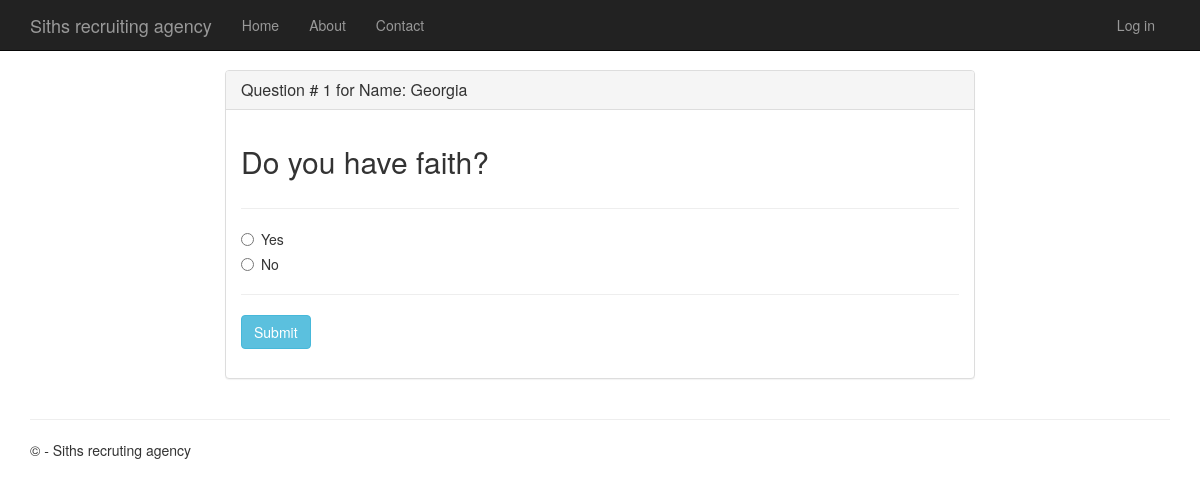
Screenshot of /quiz/6/vote/1 with the database file from the repository.
### app/models.py (models this page shows)
class Quiz(models.Model):
    question = models.TextField()
    optionYes = models.CharField(default="Yes",max_length = 30)
    optionNo = models.CharField(default="No",max_length = 30)
    optionTruequestion = models.CharField(default="Yes",max_length = 30)
    resrutesWhoPass = models.ManyToManyField(Recrutes, blank=True)
    answerTrue = models.BooleanField(blank=True, default= False)
    answerWrong = models.BooleanField(blank=True, default= False)

class Recrutes(models.Model):
    nameRecrut = models.CharField("Recrut",max_length=64)
    planetRecrute = models.ForeignKey(Planet, on_delete=models.CASCADE, related_name = "localRecrutes")
    recruteAge = models.PositiveIntegerField(default=0)
    planetRecruteEmail = models.CharField("Email",max_length=64)

### app/views.py (the view, shortened to what this page needs)
# urls.py: url(r'^quiz/(?P<Pid>\d+)/vote/(?P<id>\d+)$', app.views.vote, name='vote'),
def vote(request, Pid,id):
     question = Quiz.objects.get(pk =id);        #specific questions of quiz
     recruter = Recrutes.objects.get(pk =Pid);    #for specific recruit who taking the quiz
     return render(request,'app/vote.html', {'question': question, 'recruter': recruter});

### app/templates/app/vote.html (shortened to what this page needs)
﻿{% extends "app/layout.html" %}
{% block content %}
<div class="row">
    <div class="col-lg-8 col-lg-offset-2">
        <div class="panel panel-default">
            <div class="panel-heading">
                <h3 class="panel-title">Question # {{question.id}} for Name: {{recruter.nameRecrut}}</h3>
            </div>
            <div class="panel-body">
                <div class="row">
                    <div class="col-lg-12">
                        <h2> {{question.question }}</h2>
                    </div>
                </div>
                <div class="row">
                    <div class="col-lg-12">
                        <hr />
             <form method="post">
                            <div class="form-group">
                                <div class="radio">
                                    <label>
                                        <input type="radio" name="question" value="{{question.optionYes}}" required>
                                        {{question.optionYes}}
                                    </label>
  </div>
                                <div class="radio">
                                    <label>
                                        <input type="radio" name="question" value="{{question.optionNo}}" >
                                       {{question.optionNo}}
                                    </label>  </div>
                            </div>
                            <hr />
                            <button type="submit" class="btn btn-info">
                                Submit
                            </button>
                        </form>
                    </div>
                </div>
            </div>
        </div>
    </div>
</div>
{% endblock %}

### app/static/app/content/site.css (style rules this page uses)
body { padding-top: 50px; padding-bottom: 20px; }
input, select, textarea { max-width: 280px; }

### rows the page displays
Quiz: id "1", question "Do you have faith?", optionYes "Yes", optionNo "No"
Recrutes: nameRecrut "Georgia"
